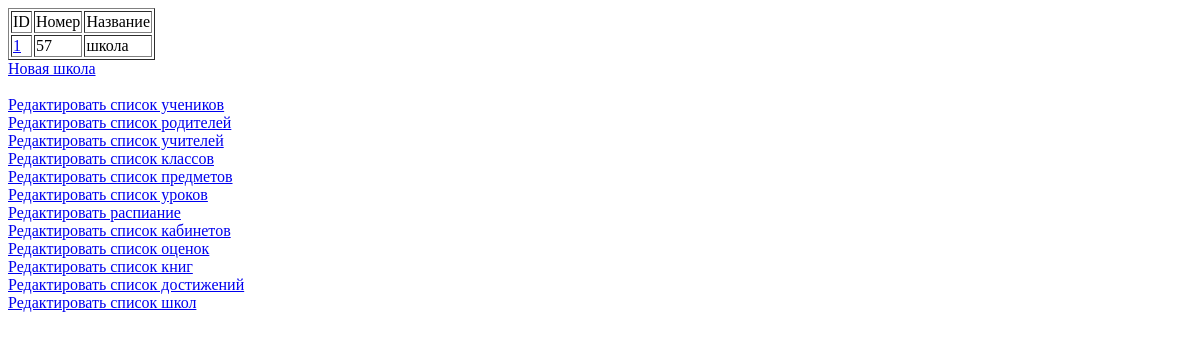
The page /admin_panel/schools (signed in) on the database as committed earlier.
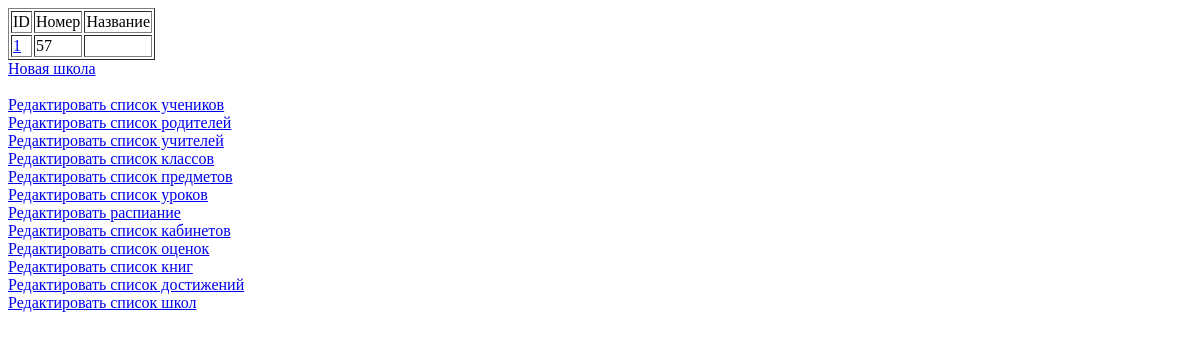
The same page on the database as committed later.
### app/models.py (models this page shows, shortened)
class School(db.Model):
    id_ = sqlalchemy.Column(sqlalchemy.Integer, primary_key=True, autoincrement=True)
    number = sqlalchemy.Column(sqlalchemy.Integer, nullable=False)
    name = sqlalchemy.Column(sqlalchemy.String(120))
    classes = orm.relationship('Class', backref='school', lazy='dynamic')

### app/admin_panel.py (the view)
@application.route("/admin_panel/schools")
@roles_required(Role.Admin)
def admin_panel_schools():
    return render_template("admin/schools.html", schools=parse_filter(models.School))

### app/admin_panel.py (called while the page is built)
def parse_filter(class_):
    params = list(request.args.keys())
    if len(params) and hasattr(class_, params[0]):
        field = params[0]
        data = request.args[field]
        results = class_.query.filter_by(**{field: data})  # 'class_' is database model
        return results
    else:
        return class_.query.all()

### app/authorization.py (called while the page is built)
@loginManager.user_loader
def load_user(user_id):
    return models.User.query.get(int(user_id))

### app/models.py (called while the page is built)
    def has_roles(self, *roles):
        if roles[0] == Role.Parent:
            if self.type == 1 or self.type == 2:
                return True
        elif int(roles[0]) == self.type:
            return True
        else:
            return False

### app/templates/admin/schools.html (shortened to what this page needs)
{% extends "/admin/base.html" %}
{% block main %}
    <table border="1">
        <tr>
            <td>ID</td>
            <td>Номер</td>
            <td>Название</td>
        </tr>
        {% for school in schools %}
        <tr>
            <td>
                <a href="{{ url_for('admin_panel_schools_update', id_=school.id_) }}">{{ school.id_ }}</a>
            </td>
            <td>{{ school.number }}</td>
            <td>{{ school.name }}</td>
        </tr>
        {% endfor %}
    </table>
    <div>
        <a href="{{ url_for('admin_panel_schools_new') }}">Новая школа</a>
    </div>
{% endblock %}

Rows that differ between the two databases and show on the page:
changed School id 1: name "школа" → (not shown)
